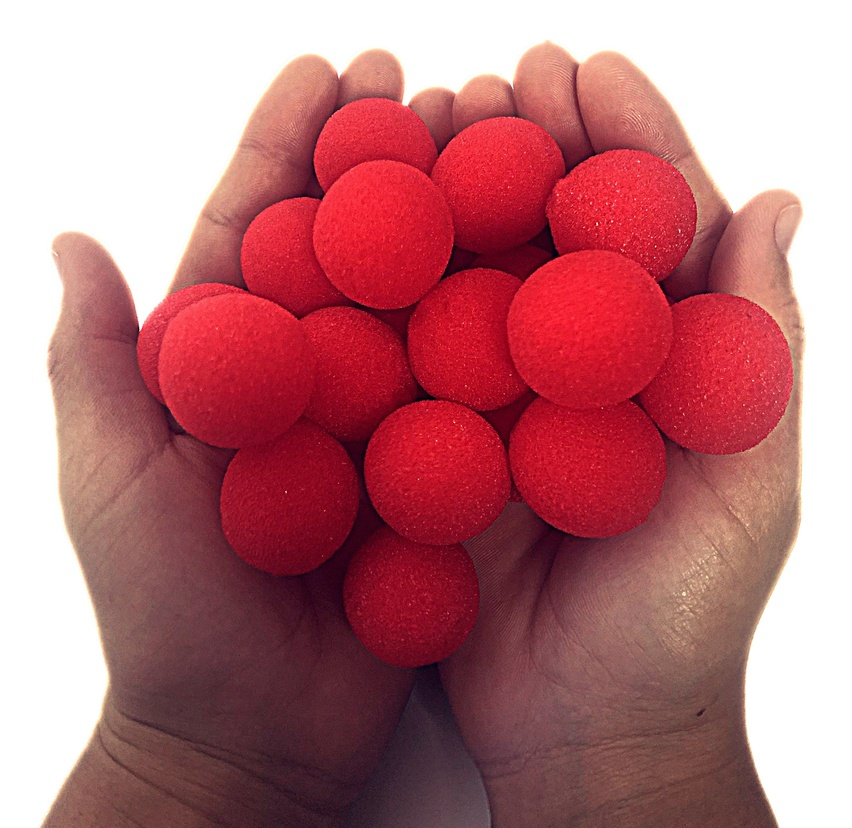
//> input picture vision_localization/balle_rouge.jpg, 852 x 828 px, shrunk from 2979 x 2894 before the run
$ ./color_spaces_segmentation   (built with g++ and OpenCV 4)
//> lines starting //> are read from the running program, lines starting //| are printed output that depends on the picture; after the words box and inside, x2 and y2 are one past the last pixel; in counts of white or black regions, pixels touching at a corner belong together
#include <opencv2/opencv.hpp>
#include <iostream>

int main(){

    //lecture et enregistrement de l'image balle_rouge dans image_bgr
    cv::Mat image_bgr = cv::imread("/home/nico/vision_ws/src/ros2_vision_stack/vision_localization/balle_rouge.jpg");
//> image_bgr is the input picture: 828 rows x 852 cols, CV_8UC3; mean B, G, R 120.7, 114.4, 183.1

    //sécurité
    if (image_bgr.empty()){
        std::cerr << "Erreur:Image introuvable !" << std::endl;
        return -1;
    }
    else{
        std::cout << "Image trouvée !" << std::endl;
        //cv::imshow("Test_balle",image_bgr);
    }

    //création d'une image hsv(hue,saturation,value)
    cv::Mat image_hsv;

    //conversion en image hsv
    cv::cvtColor(image_bgr, image_hsv, cv::COLOR_BGR2HSV);
//> image_hsv: 828 rows x 852 cols, CV_8UC3; mean H, S, V 92.3, 115.1, 183.1

    //création des deux thresholds de couleur
    cv::Scalar limite_basse1(0,120,70);
    cv::Scalar limite_haute1(10,255,255);

    cv::Scalar limite_basse2(160,120,70);
    cv::Scalar limite_haute2(179,250,255);

    cv::Mat masque1, masque2, masque_final;

    //création des deux masques binaires = matrices noires-blanches
    cv::inRange(image_hsv, limite_basse1, limite_haute1, masque1);
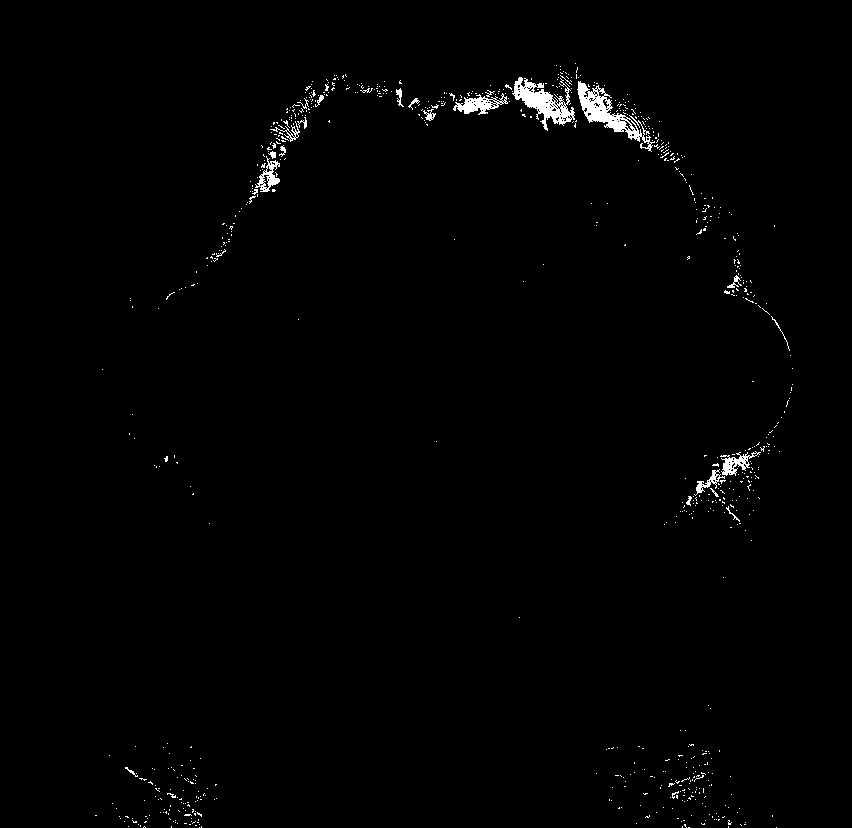
//> masque1: 828 rows x 852 cols, CV_8UC1; 0.99% white; 782 white regions (756 under 20 px), largest, box (x1, y1, x2, y2) and area: (577, 81, 655, 152) 1408, (512, 77, 575, 131) 1322, (453, 93, 508, 115) 522
    cv::inRange(image_hsv, limite_basse2, limite_haute2, masque2);
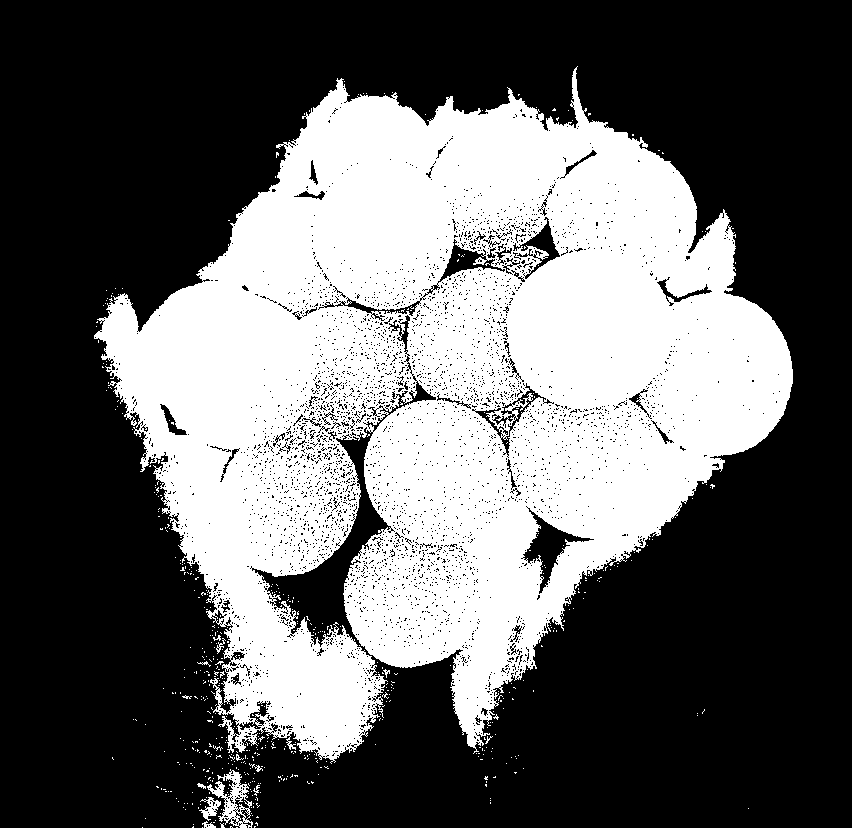
//> masque2: 828 rows x 852 cols, CV_8UC1; 38.4% white; 556 white regions (544 under 20 px), largest, box (x1, y1, x2, y2) and area: (94, 66, 793, 764) 268461, (207, 769, 253, 828) 995, (199, 797, 221, 821) 220

    //opération mathématique ou
    cv::bitwise_or(masque1,masque2,masque_final);
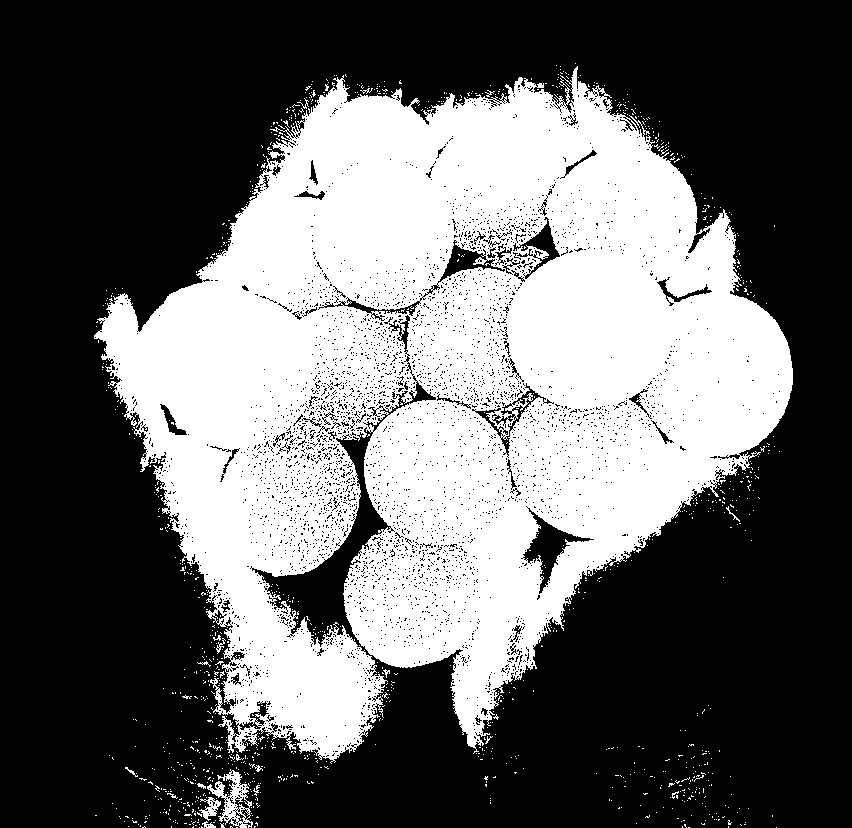
//> masque_final: 828 rows x 852 cols, CV_8UC1; 39.4% white; 1103 white regions (1084 under 20 px), largest, box (x1, y1, x2, y2) and area: (94, 66, 793, 764) 273970, (207, 769, 253, 828) 999, (199, 797, 221, 821) 223

    //plot
    cv::namedWindow("image originale bgr", cv::WINDOW_NORMAL);
    cv::imshow("image originale bgr", image_bgr);

    cv::namedWindow("image hsv", cv::WINDOW_NORMAL);
    cv::imshow("image hsv", image_hsv);
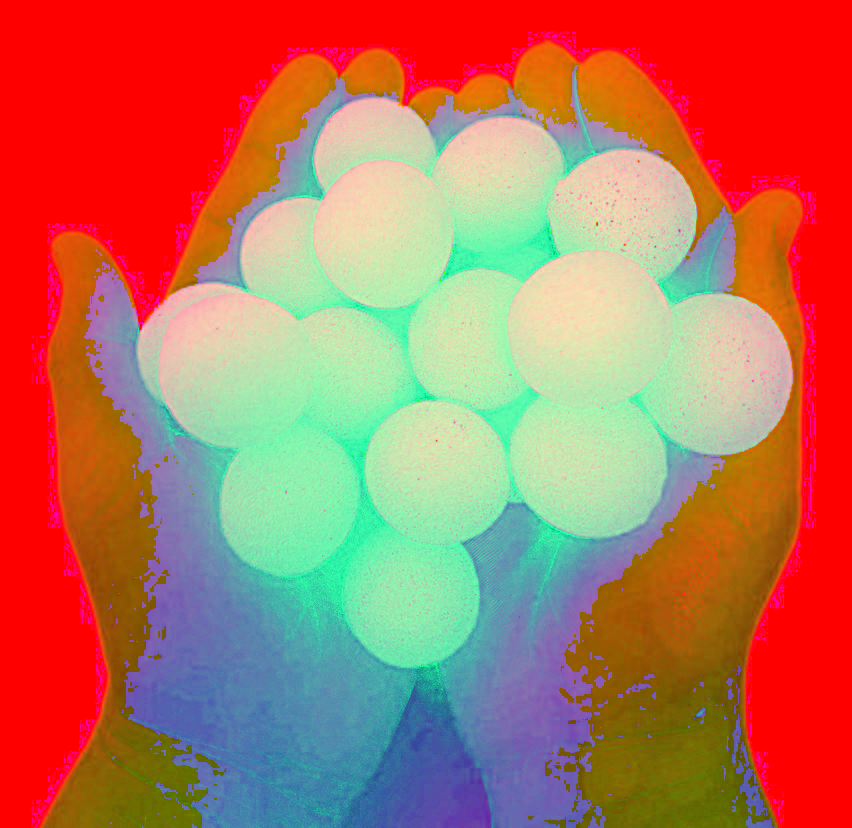
//> window 'image hsv': 828 rows x 852 cols, CV_8UC3; mean B, G, R 92.3, 115.1, 183.1

    cv::namedWindow("masque rouge final", cv::WINDOW_NORMAL);
    cv::imshow("masque rouge final", masque_final);

    cv::waitKey(0);

    return 0;


}
